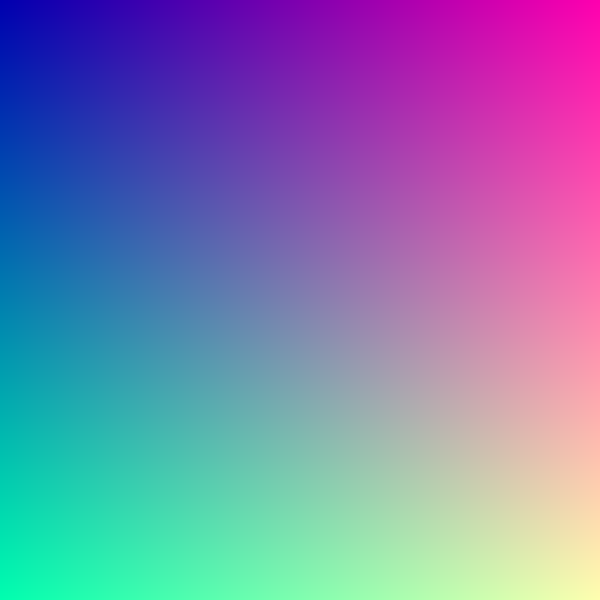
Frame 1 (no input)
Frame 60 (the mouse pressed at the canvas centre just before this capture): identical to frame 1, image omitted
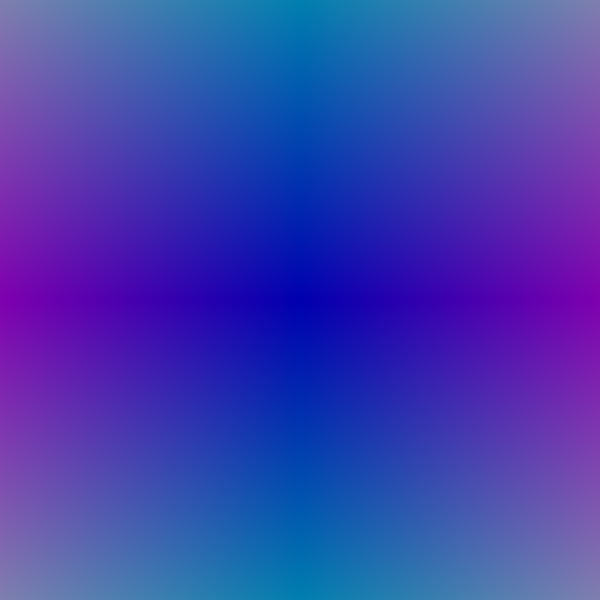
Frame 120 (the mouse held since frame 60 and released just before this capture)

The Processing sketch that drew these frames (run headless with seeded random() and noise(); from frame 60 on, the mouse is pressed at the canvas centre):

// Processing sketch: week1question2
// ── week1question2.pde

float r;
float g;

void setup(){
  size(600,600);
  //float r=map(mouseX,0,width,0,255);
  //float g=map(mouseY,0,height,0,255);
  ////background(map(mouseX,0,width,0,255));
  //background(r,g,175);
}

void draw(){
  
   //background(r,g,175);
   //size(600,600);
  //float r=map(mouseX,0,width,0,255);
  //float g=map(mouseY,0,height,0,255);
  //background(map(mouseX,0,width,0,255));

  for(int i=0; i<width; i++){
    for(int j=0; j<height; j++){
      float distX=dist(i,0,mouseX,0);
      float distY=dist(0,j,0,mouseY);
      float r=map(distX,0,width,0,255);
      float g=map(distY,0,height,0,255);
      fill(r,g,175);
      noStroke();
      rect(i,j,10,10);
    }
  }
  //background(r,g,175);
  
}
